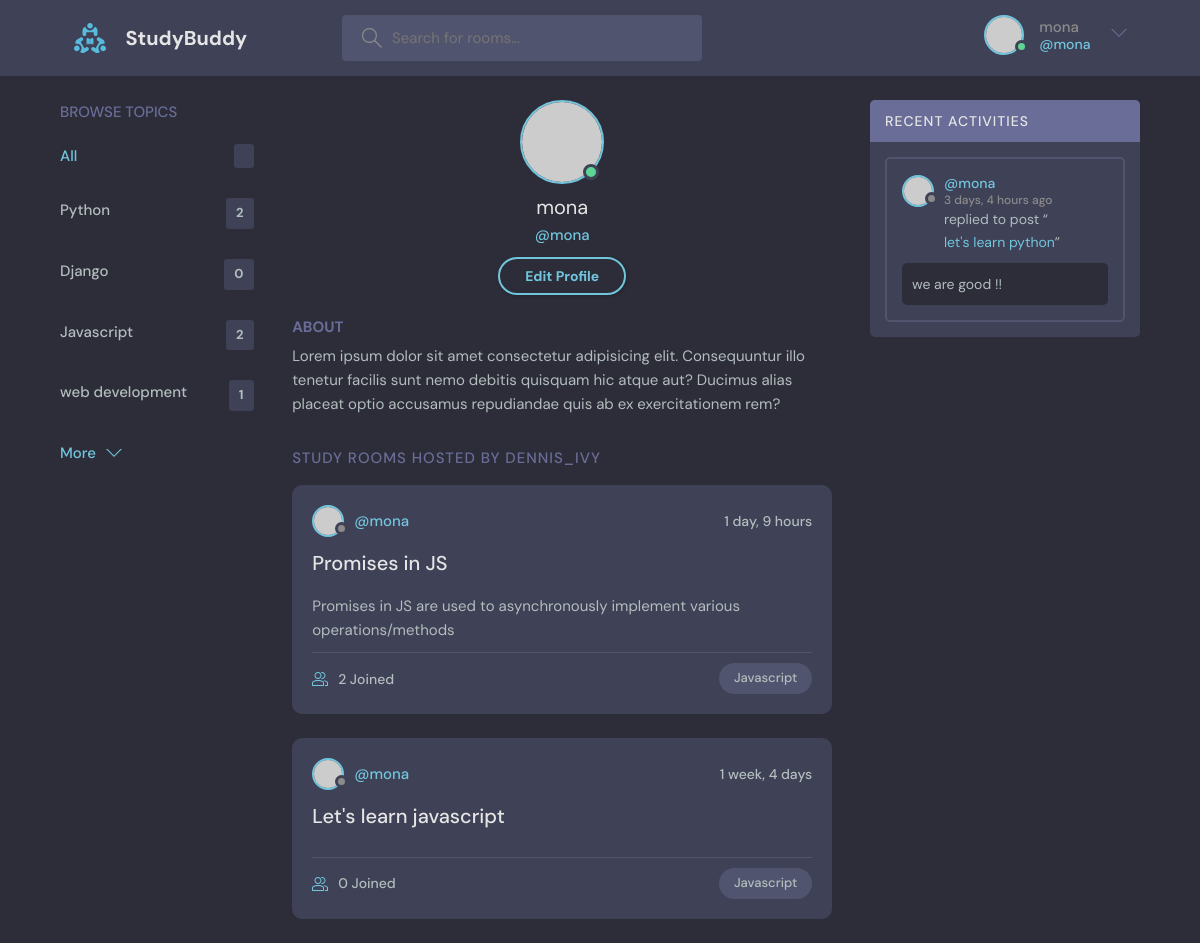
The app's page /profile/2 (signed in) with its own data.
### projects/models.py (models this page shows, shortened)
class Topic(models.Model):
    name = models.CharField(max_length=200)

class Room(models.Model):
    host = models.ForeignKey(User, on_delete=models.SET_NULL, null=True)
    topic = models.ForeignKey(Topic, on_delete=models.SET_NULL, null=True)
    name = models.CharField(max_length=200)
    description = models.TextField(null=True, blank=True)
    participants = models.ManyToManyField(
        User, related_name='participants', blank=True)
    updated = models.DateTimeField(auto_now=True)
    created = models.DateTimeField(auto_now_add=True)
    class Meta:
        ordering = ['-updated', '-created']
    def __str__(self):
        return self.name

class Message(models.Model):
    user = models.ForeignKey(User, on_delete=models.CASCADE)
    room = models.ForeignKey(Room, on_delete=models.CASCADE)
    body = models.TextField()
    updated = models.DateTimeField(auto_now=True)
    created = models.DateTimeField(auto_now_add=True)
    def __str__(self):
        return self.body[0:50]

### projects/views.py (the view)
# urls.py: path('profile/<str:pk>', views.userProfile, name='user-profile')
def userProfile(request, pk):
    user = User.objects.get(id=pk)
    rooms = user.room_set.all()
    room_messages = user.message_set.all()
    topics = Topic.objects.all()
    context = {'user': user, 'rooms': rooms,
               'room_messages': room_messages, 'topics': topics}
    return render(request, 'projects/profile.html', context)

### projects/templates/projects/profile.html
{% extends 'main.html' %}
{% block content %}
<main class="profile-page layout layout--3">
  <div class="container">
    {% include 'projects/topic_components.html' %}
    <div class="roomList">
      <div class="profile">
        <div class="profile__avatar">
          <div class="avatar avatar--large active">
            <img src="https://randomuser.me/api/portraits/men/11.jpg" />
          </div>
        </div>
        <div class="profile__info">
          <h3>{{user.username}}</h3>
          <p>@{{user.username}}</p>
          <a href="edit-user.html" class="btn btn--main btn--pill">Edit Profile</a>
        </div>
        <div class="profile__about">
          <h3>About</h3>
          <p>
            Lorem ipsum dolor sit amet consectetur adipisicing elit. Consequuntur illo tenetur
            facilis sunt nemo debitis quisquam hic atque aut? Ducimus alias placeat optio
            accusamus repudiandae quis ab ex exercitationem rem?
          </p>
        </div>
      </div>
      <div class="roomList__header">
        <div>
          <h2>Study Rooms Hosted by dennis_ivy</a>
          </h2>
        </div>
      </div>
      {% include 'projects/feed_component.html' %}
    </div>
    {% include 'projects/activity_component.html' %}
  </div>
</main>
{% endblock %}

### Templates/navbar.html (shortened to what this page needs)
{% load static %}
<header class="header header--loggedIn">
    <div class="container">
        <a href="{% url 'home' %}" class="header__logo">
            <img src="{% static 'images/logo.svg' %}" />
            <h1>StudyBuddy</h1>
        </a>
        <form class="header__search" method="POST" action='{% url "home" %}'>
            <label>
                <input name="q" placeholder="Search for rooms..." />
            </label>
        </form>
        <nav class="header__menu">
            {% if request.user.is_authenticated %}
            <div class="header__user">
                <a href="profile.html">
                    <div class="avatar avatar--medium active">
                        <img src="https://randomuser.me/api/portraits/men/37.jpg" />
                    </div>
                    <p>{{request.user.username}}<span>@{{request.user.username}}</span></p>
                </a>
                <button class="dropdown-button">
                    <svg version="1.1" xmlns="http://www.w3.org/2000/svg" width="32" height="32" viewBox="0 0 32 32">
                        <title>chevron-down</title>
                        <path d="M16 21l-13-13h-3l16 16 16-16h-3l-13 13z"></path>
                    </svg>
                </button>
            </div>
            {% else %}
            <a href="{% url 'login' %}">
                <img src="{% static 'images/avatar.svg' %}" />
                <p>Login</p>
            </a>
            {% endif %}
        </nav>
    </div>
</header>

### projects/templates/projects/topic_components.html
<div class="topics">
    <div class="topics__header">
        <h2>Browse Topics</h2>
    </div>
    <ul class="topics__list">
        <li>
            <a href="{% url 'home' %}" class="active">All <span>{{topic.count}}</span></a>
        </li>
        {% for topic in topics %}
        <li>
            <a href="{% url 'home'%}?q={{topic.name}}">{{topic.name}}<span>{{topic.room_set.all.count}}</span></a>
        </li>
        {% endfor %}
    </ul>
    <a class="btn btn--link" href="topics.html">
        More
        <svg version="1.1" xmlns="http://www.w3.org/2000/svg" width="32" height="32" viewBox="0 0 32 32">
            <title>chevron-down</title>
            <path d="M16 21l-13-13h-3l16 16 16-16h-3l-13 13z"></path>
        </svg>
    </a>
</div>

### projects/templates/projects/feed_component.html (shortened to what this page needs)
{% for room in rooms %}
<div class="roomListRoom">
    <div class="roomListRoom__header">
        <a href="{% url 'user-profile' room.host.id %}" class="roomListRoom__author">
            <div class="avatar avatar--small">
                <img src="https://randomuser.me/api/portraits/women/11.jpg" />
            </div>
            <span>@{{room.host.username}}</span>
        </a>
        <div class="roomListRoom__actions">
            <span>{{room.created|timesince}}</span>
        </div>
    </div>
    <div class="roomListRoom__content">
        <a href="{% url 'room' room.id %}">{{room.name}}</a>
        <p>{{room.description}}</p>
    </div>
    <div class="roomListRoom__meta">
        <a href="{% url 'room' room.id %}" class="roomListRoom__joined">
            {{room.participants.all.count}} Joined
        </a>
        <p class="roomListRoom__topic">{{room.topic.name}}</p>
    </div>
</div>
{% endfor %}

### projects/templates/projects/activity_component.html
<div class="activities">
    <div class="activities__header">
        <h2>Recent Activities</h2>
    </div>
    {% for message in room_messages %}
    <div class="activities__box">
        <div class="activities__boxHeader roomListRoom__header">
            <a href="{% url 'user-profile' message.user.id %}" class="roomListRoom__author">
                <div class="avatar avatar--small">
                    <img src="https://randomuser.me/api/portraits/women/11.jpg" />
                </div>
                <p>
                    @{{message.user}}
                    <span>{{message.created|timesince}} ago</span>
                </p>
            </a>
        </div>
        <div class="activities__boxContent">
            <p>replied to post “<a href="{% url 'room' message.room.id %}">{{message.room}}</a>”</p>
            <div class="activities__boxRoomContent">
                {{message}}
            </div>
        </div>
    </div>
    {% endfor %}
</div>

### records on screen
Topic: name "Python", room_set.all.count "2"
Topic: name "Django", room_set.all.count "0"
Topic: name "Javascript", room_set.all.count "2"
Topic: name "web development", room_set.all.count "1"
Room: host.username "mona", created "1 day, 9 hours", name "Promises in JS", description "Promises in JS are used to asynchronously implement various operations/methods", participants.all.count "2", topic.name "Javascript"
Room: host.username "mona", created "1 week, 4 days", name "Let's learn javascript", participants.all.count "0", topic.name "Javascript"
Message: user "mona", created "3 days, 4 hours", room "let's learn python", body "we are good !!"

### other values on screen
{{ request.user.username }} "mona"
{{ user.username }} "mona"
